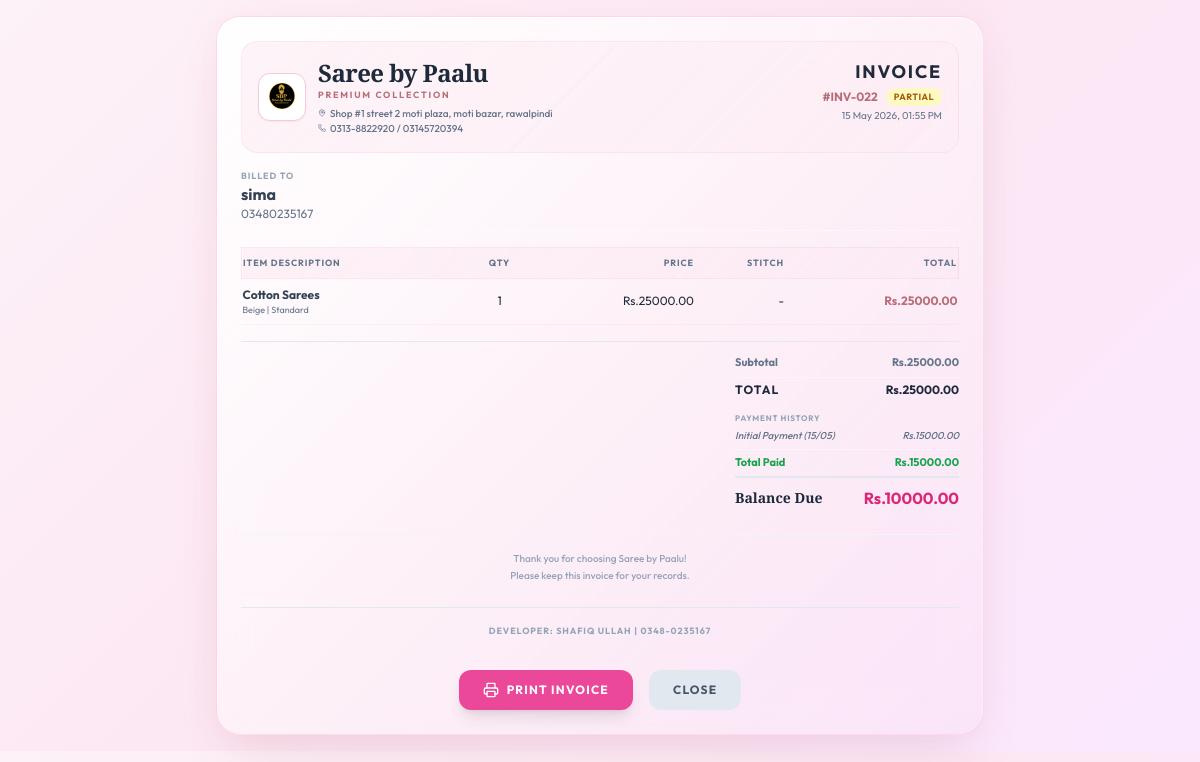
Screenshot of /invoice/22/ (signed in) with the database file from the repository.
### dashboard/models.py (models this page shows, shortened)
class Order(models.Model):
    token_number = models.CharField(max_length=20, unique=True)
    customer = models.ForeignKey(Customer, on_delete=models.SET_NULL, null=True, blank=True)
    date = models.DateTimeField(default=timezone.now)
    total_amount = models.DecimalField(max_digits=12, decimal_places=2, default=0)
    discount = models.DecimalField(max_digits=10, decimal_places=2, default=0)
    final_amount = models.DecimalField(max_digits=12, decimal_places=2, default=0)
    amount_paid = models.DecimalField(max_digits=12, decimal_places=2, default=0)
    payment_status = models.CharField(
        max_length=20,
        choices=[('Paid', 'Paid'), ('Partial', 'Partial'), ('Unpaid', 'Unpaid')],
        default='Unpaid'
    )
    @property
    def balance_due(self):
        return self.final_amount - self.amount_paid

class Customer(models.Model):
    name = models.CharField(max_length=150, blank=True, null=True)
    phone = models.CharField(max_length=20, blank=True, null=True)

class OrderItem(models.Model):
    STATUS_CHOICES = [
        ('Not Applicable', 'Not Applicable'),
        ('Pending', 'Pending'),
        ('Sent To Darzi', 'Sent To Darzi'),
        ('Cutting', 'Cutting'),
        ('Stitching', 'Stitching'),
        ('Ready', 'Ready'),
        ('Delivered', 'Delivered'),
    ]
    order = models.ForeignKey(Order, on_delete=models.CASCADE, related_name='items')
    variant = models.ForeignKey(ProductVariant, on_delete=models.PROTECT)
    quantity = models.PositiveIntegerField(default=1)
    price = models.DecimalField(max_digits=10, decimal_places=2)  # Price at the time of order
    cost_price = models.DecimalField(max_digits=10, decimal_places=2, default=0) # Cost at the time of order
    needs_stitching = models.BooleanField(default=False)
    stitching_price = models.DecimalField(max_digits=10, decimal_places=2, default=0)
    darzi = models.ForeignKey(Darzi, on_delete=models.SET_NULL, null=True, blank=True)
    stitching_status = models.CharField(max_length=20, choices=STATUS_CHOICES, default='Not Applicable')
    delivery_date = models.DateField(null=True, blank=True)
    notes = models.TextField(blank=True, null=True)
    @property
    def total_price(self):
        return (self.price * self.quantity) + self.stitching_price

class ProductVariant(models.Model):
    product = models.ForeignKey(Product, on_delete=models.CASCADE, related_name='variants')
    sku = models.CharField(max_length=50, unique=True)
    color = models.CharField(max_length=50)
    size = models.CharField(max_length=20)
    price = models.DecimalField(max_digits=10, decimal_places=2, validators=[MinValueValidator(0)])
    cost_price = models.DecimalField(max_digits=10, decimal_places=2, default=0, validators=[MinValueValidator(0)])
    stock = models.IntegerField(default=0)
    image = models.ImageField(upload_to='variants/', blank=True, null=True)

class Product(models.Model):
    name = models.CharField(max_length=200)
    category = models.ForeignKey(Category, on_delete=models.SET_NULL, null=True)
    subcategory = models.ForeignKey(SubCategory, on_delete=models.SET_NULL, null=True, blank=True)
    image = models.ImageField(upload_to='products/', null=True, blank=True)
    is_handmade = models.BooleanField(default=False)
    description = models.TextField(blank=True, null=True)
    created_at = models.DateTimeField(auto_now_add=True)

class OrderPayment(models.Model):
    order = models.ForeignKey(Order, on_delete=models.CASCADE, related_name='payments')
    amount = models.DecimalField(max_digits=12, decimal_places=2)
    date = models.DateTimeField(default=timezone.now)
    note = models.CharField(max_length=100, blank=True, null=True)

### dashboard/views.py (the view)
# urls.py: path('invoice/<int:order_id>/', views.invoice_view, name='invoice'),
def invoice_view(request, order_id):
    order = get_object_or_404(Order, id=order_id)
    return render(request, 'dashboard/invoice.html', {'order': order})

### dashboard/templates/dashboard/invoice.html (shortened to what this page needs)
{% load static %}
<!DOCTYPE html>
<html lang="en">
<head>
    <script src="https://cdn.tailwindcss.com"></script>
</head>
<body class="p-4 flex justify-center text-slate-800">
    <div class="w-full max-w-3xl glass-invoice rounded-3xl p-6">
        <div class="glass-header flex justify-between items-start mb-4">
            <div class="flex items-center gap-3">
                <div
                    class="w-12 h-12 bg-white rounded-xl flex items-center justify-center border border-premium-pink shadow-sm overflow-hidden p-1 shrink-0">
                    <img src="{% static 'images/sbp_logo.png' %}" alt="Logo"
                        class="w-full h-full object-contain scale-125">
                </div>
                <div>
                    <h1 class="text-2xl font-bold playfair tracking-tight text-slate-800 leading-tight">Saree by Paalu
                    </h1>
                    <p class="text-[9px] uppercase tracking-[0.2em] text-premium-gold font-bold mb-1">Premium Collection
                    </p>
                    <div class="flex flex-col text-[10px] text-slate-500 font-medium">
                        <span class="flex items-center gap-1"><i data-lucide="map-pin" class="w-2 h-2"></i> Shop #1
                            street 2 moti plaza, moti bazar, rawalpindi</span>
                        <span class="flex items-center gap-1"><i data-lucide="phone" class="w-2 h-2"></i> 0313-8822920 /
                            03145720394</span>
                    </div>
                </div>
            </div>
            <div class="text-right space-y-0.5">
                <h2 class="text-lg font-bold text-slate-800 tracking-widest">INVOICE</h2>
                <div class="flex items-center justify-end gap-2">
                    <p class="text-xs font-bold text-premium-gold">#{{ order.token_number }}</p>
                    {% if order.payment_status == 'Paid' %}
                    <span
                        class="px-2 py-0.5 bg-green-100 text-green-700 text-[9px] font-bold rounded-full uppercase tracking-wider">Paid</span>
                    {% elif order.payment_status == 'Partial' %}
                    <span
                        class="px-2 py-0.5 bg-yellow-100 text-yellow-700 text-[9px] font-bold rounded-full uppercase tracking-wider">Partial</span>
                    {% else %}
                    <span
                        class="px-2 py-0.5 bg-red-100 text-red-700 text-[9px] font-bold rounded-full uppercase tracking-wider">Unpaid</span>
                    {% endif %}
                </div>
                <p class="text-[10px] text-slate-500">{{ order.date|date:"d M Y, h:i A" }}</p>
            </div>
        </div>
        <div class="mb-4 flex justify-between items-end border-b border-white/40 pb-2">
            <div>
                <h3 class="text-[9px] font-bold uppercase tracking-widest text-slate-400">Billed To</h3>
                <p class="text-base font-bold text-slate-700">{{ order.customer.name|default:"Walk-in Customer" }}</p>
                {% if order.customer and order.customer.phone %}
                <p class="text-xs text-slate-500">{{ order.customer.phone }}</p>
                {% endif %}
            </div>
        </div>
        <table class="w-full text-left mb-4">
            <thead>
                <tr
                    class="glass-header border-b border-premium-pink/40 text-[9px] font-bold text-slate-500 uppercase tracking-widest">
                    <th class="py-2">Item Description</th>
                    <th class="py-2 text-center">Qty</th>
                    <th class="py-2 text-right">Price</th>
                    <th class="py-2 text-right">Stitch</th>
                    <th class="py-2 text-right">Total</th>
                </tr>
            </thead>
            <tbody class="divide-y divide-white/40">
                {% for item in order.items.all %}
                <tr class="glass-table-row hover:bg-white/20 transition-colors">
                    <td class="py-2">
                        <p class="text-xs font-bold text-slate-700">{{ item.variant.product.name }}</p>
                        <p class="text-[9px] text-slate-500">{{ item.variant.color }} | {{ item.variant.size }}</p>
                    </td>
                    <td class="py-2 text-center text-xs">{{ item.quantity }}</td>
                    <td class="py-2 text-right text-xs">Rs.{{ item.price }}</td>
                    <td class="py-2 text-right text-xs">
                        {% if item.needs_stitching %}
                        Rs.{{ item.stitching_price }}
                        {% else %}
                        -
                        {% endif %}
                    </td>
                    <td class="py-2 text-right text-xs font-bold text-premium-gold">
                        Rs.{{ item.total_price }}
                    </td>
                </tr>
                {% endfor %}
            </tbody>
        </table>
        <div class="flex justify-end border-t border-slate-200 pt-3">
            <div class="w-56 space-y-1.5">
                <div class="flex justify-between text-[11px] font-bold text-slate-500">
                    <span>Subtotal</span>
                    <span>Rs.{{ order.total_amount }}</span>
                </div>
                <div class="flex justify-between items-center pt-1 border-t border-white/40">
                    <span class="text-xs font-bold text-slate-800 uppercase tracking-widest">Total</span>
                    <span class="text-xs font-bold text-slate-800">Rs.{{ order.final_amount }}</span>
                </div>
                <div class="pt-2 space-y-1">
                    <p class="text-[8px] font-bold uppercase tracking-widest text-slate-400 mb-1">Payment History</p>
                    {% for payment in order.payments.all %}
                    <div class="flex justify-between text-[10px] font-medium text-slate-500 italic">
                        <span>{{ payment.note }} ({{ payment.date|date:"d/m" }})</span>
                        <span>Rs.{{ payment.amount }}</span>
                    </div>
                    {% endfor %}
                </div>
                <div
                    class="flex justify-between items-center pt-1 border-t border-white/40 text-[11px] font-bold text-green-600">
                    <span>Total Paid</span>
                    <span>Rs.{{ order.amount_paid }}</span>
                </div>
                <div class="flex justify-between items-center pt-2 mt-1 border-t-2 border-slate-200">
                    <span class="text-sm font-bold text-slate-800 playfair">Balance Due</span>
                    <span class="text-base font-bold text-pink-600">Rs.{{ order.balance_due }}</span>
                </div>
            </div>
        </div>
        <div class="mt-6 text-center text-[10px] font-medium text-slate-400 border-t border-slate-100 pt-4">
            <p>Thank you for choosing Saree by Paalu!</p>
            <p class="mt-0.5">Please keep this invoice for your records.</p>
            <div
                class="mt-6 border-t border-slate-200 pt-4 text-slate-400 text-[9px] uppercase tracking-widest font-bold flex flex-col items-center justify-center gap-2 text-center">
                <p>Developer: shafiq ullah | 0348-0235167</p>
            </div>
        </div>
        <div class="mt-8 flex justify-center gap-4 no-print">
            <button onclick="window.print()"
                class="px-6 py-3 bg-pink-500 hover:bg-pink-600 text-white rounded-xl font-bold uppercase tracking-widest text-xs transition-colors flex items-center gap-2 shadow-lg">
                <i data-lucide="printer" class="w-4 h-4"></i> Print Invoice
            </button>
            <button onclick="window.close()"
                class="px-6 py-3 bg-slate-200 hover:bg-slate-300 text-slate-600 rounded-xl font-bold uppercase tracking-widest text-xs transition-colors flex items-center gap-2">
                Close
            </button>
        </div>
    </div>
</body>
</html>

### dashboard/templates/dashboard/invoice.html (style rules this page uses)
body { font-family: 'Outfit', sans-serif; background: linear-gradient(135deg, #fdf2f8 0%, #fce7f3 50%, #fae8ff 100%); -webkit-print-color-adjust: exact !important; print-color-adjust: exact !important; }
.playfair { font-family: 'Playfair Display', serif; }
.glass-invoice { background: linear-gradient(135deg, rgba(255, 255, 255, 0.95) 0%, rgba(248, 200, 220, 0.1) 100%); backdrop-filter: blur(20px); -webkit-backdrop-filter: blur(20px); border: 1.5px solid rgba(248, 200, 220, 0.6); box-shadow: 0 25px 50px -15px rgba(183, 110, 121, 0.2), 0 0 30px rgba(248, 200, 220, 0.2), inset 0 1px 2px rgba(255, 255, 255, 0.9); }
.glass-header { background: linear-gradient(135deg, rgba(248, 200, 220, 0.2) 0%, rgba(248, 200, 220, 0.05) 100%); border: 1px solid rgba(248, 200, 220, 0.3); border-radius: 16px; padding: 16px; margin-bottom: 24px; }
.glass-table-row { border-bottom: 1px solid rgba(248, 200, 220, 0.2); }

### rows the page displays
Order: token_number "INV-022", date "15 May 2026, 01:55 PM", customer.name "sima", customer.phone "03480235167", total_amount "25000.00", final_amount "25000.00", amount_paid "15000.00", balance_due "10000.00"
OrderItem: variant.product.name "Cotton Sarees", variant.color "Beige", variant.size "Standard", quantity "1", price "25000.00", total_price "25000.00"
OrderPayment: note "Initial Payment", date "15/05", amount "15000.00"
